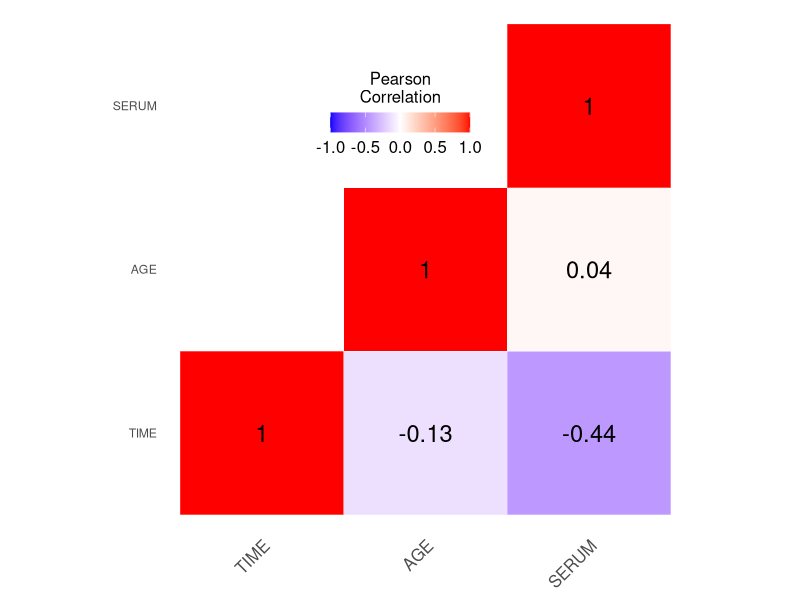
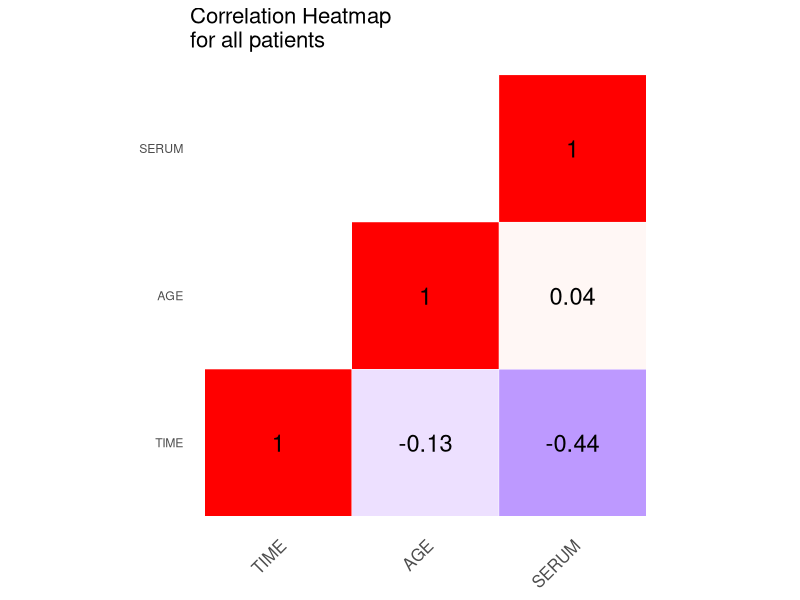
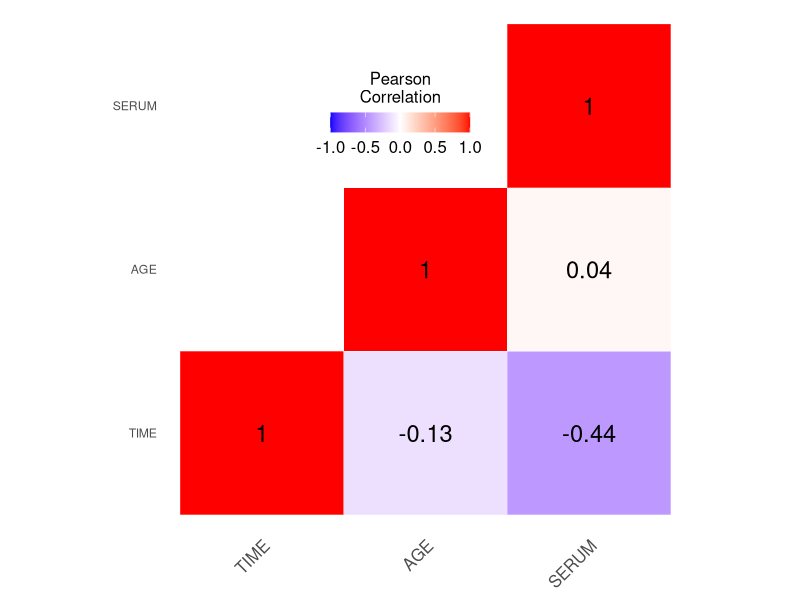

R code for these plots, in order:
library(ggplot2)
library(reshape2)

data=read.table(file="DatasetM.txt", header=TRUE)
# Non-informative variable
data <- subset(data, select = -ID)
# Filter out censored data
com_data <- data[data$CEN == 1,] # Patients that have died

# Remove binnnary variables from dataset
cen_data <- data[, !(names(data) %in% c("HEP", "ASI", "DRUG", "CEN"))]
com_data <- com_data[, !(names(cen_data) %in% c("HEP", "ASI", "DRUG", "CEN"))]
#Get correlation matrix. Don't forget to ignore categorical variables in this process
cormat<-round(cor(cen_data),2)

################### AUXILIARY FUNCTIONS ##########################

# Get lower triangle of the correlation matrix
get_lower_tri<-function(cormat){
  cormat[upper.tri(cormat)] <- NA
  return(cormat)
}
# Get upper triangle of the correlation matrix
get_upper_tri <- function(cormat){
  cormat[lower.tri(cormat)]<- NA
  return(cormat)
}
reorder_cormat <- function(cormat){
  # Use correlation between variables as distance
  dd <- as.dist((1-cormat)/2)
  hc <- hclust(dd)
  cormat <-cormat[hc$order, hc$order]
}

##################################################################

# Reorder the correlation matrix
cormat <- reorder_cormat(cormat)
upper_tri <- get_upper_tri(cormat)
# Melt the correlation matrix
melted_cormat <- melt(upper_tri, na.rm = TRUE)
# Create a ggheatmap
{
  ggheatmap <- ggplot(melted_cormat, aes(Var2, Var1, fill = value)) +
    geom_tile(color = "white") +
    scale_fill_gradient2(low = "blue", high = "red", mid = "white", 
                         midpoint = 0, limit = c(-1, 1), space = "Lab", 
                         name = "Pearson\nCorrelation") +
    theme_minimal() + # minimal theme
    theme(
      axis.text.x = element_text(angle = 45, vjust = 1, 
                                 size = 12, hjust = 1),
      legend.text = element_text(size = 12),  # Increase legend text size
      legend.title = element_text(size = 12)  # Increase legend title size
    ) +
    coord_fixed()
  
  # Adds correlation coefficients on the heatmap
  ggheatmap <- ggheatmap + 
    geom_text(aes(Var2, Var1, label = value), color = "black", size = 6) +
    theme(
      axis.title.x = element_blank(),
      axis.title.y = element_blank(),
      panel.grid.major = element_blank(),
      panel.border = element_blank(),
      panel.background = element_blank(),
      axis.ticks = element_blank(),
      legend.justification = c(1, 0),
      legend.position = c(0.6, 0.7),
      legend.direction = "horizontal"
    ) +
    guides(fill = guide_colorbar(barwidth = 7, barheight = 1,
                                 title.position = "top", title.hjust = 0.5))
  
  print(ggheatmap)
}


ggsave(file="corr_matrix.pdf", width=40, height=40, dpi=300)


#Remove one variable of pair with high correlation.
#Do correlation with response variable (watch out because response variable is categorical)











# Reorder the correlation matrix
cormat <- reorder_cormat(cormat)
upper_tri <- get_upper_tri(cormat)

# Melt the correlation matrix
melted_cormat <- melt(upper_tri, na.rm = TRUE)

# Create a ggheatmap
{
  ggheatmap <- ggplot(melted_cormat, aes(Var2, Var1, fill = value)) +
    geom_tile(color = "white") +
    scale_fill_gradient2(low = "blue", high = "red", mid = "white", 
                         midpoint = 0, limit = c(-1, 1), space = "Lab", guide = "none") +
    ggtitle("Correlation Heatmap\nfor all patients") +  # Add a title to the plot
    theme_minimal() +
    theme(
      axis.text.x = element_text(angle = 45, vjust = 1, 
                                 size = 12, hjust = 1),
      legend.text = element_text(size = 12),  # Increase legend title size
      plot.title = element_text(size = 16)  # Increase title size
    ) +
    coord_fixed()
  
  # Adds correlation coefficients on the heatmap
  ggheatmap <- ggheatmap + 
    geom_text(aes(Var2, Var1, label = value), color = "black", size = 6) +
    theme(
      axis.title.x = element_blank(),
      axis.title.y = element_blank(),
      panel.grid.major = element_blank(),
      panel.border = element_blank(),
      panel.background = element_blank(),
      axis.ticks = element_blank(),
      legend.position = "none"  # Remove the legend
    )
  
  print(ggheatmap)
}



